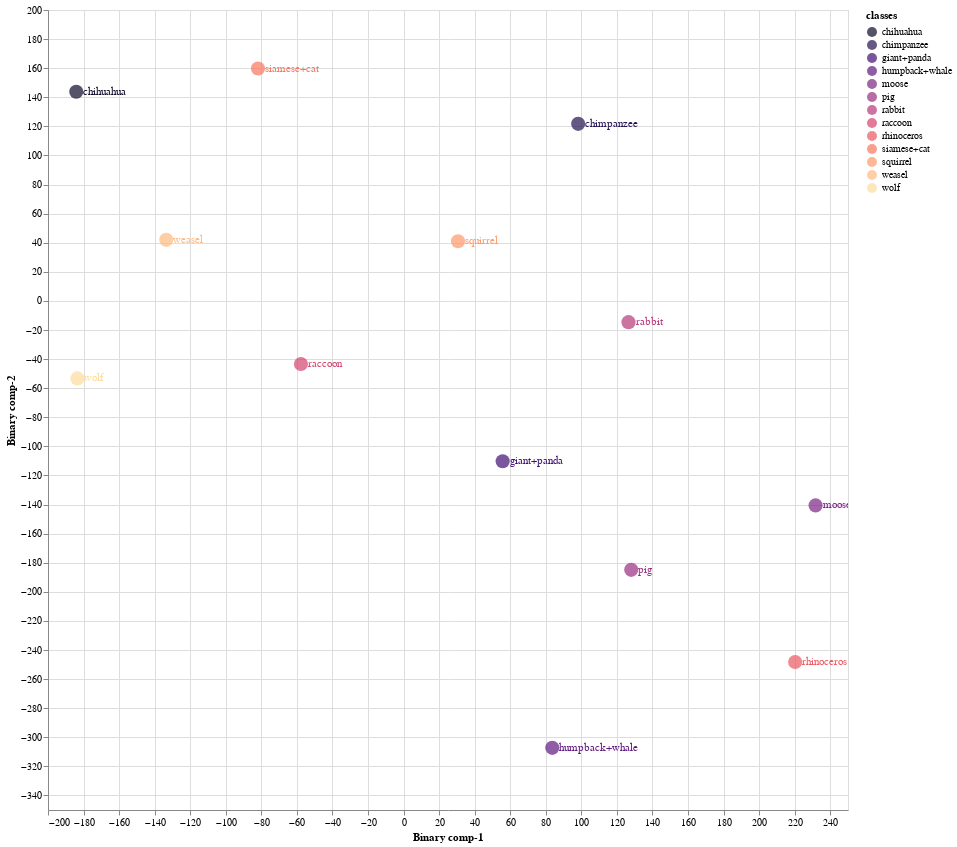
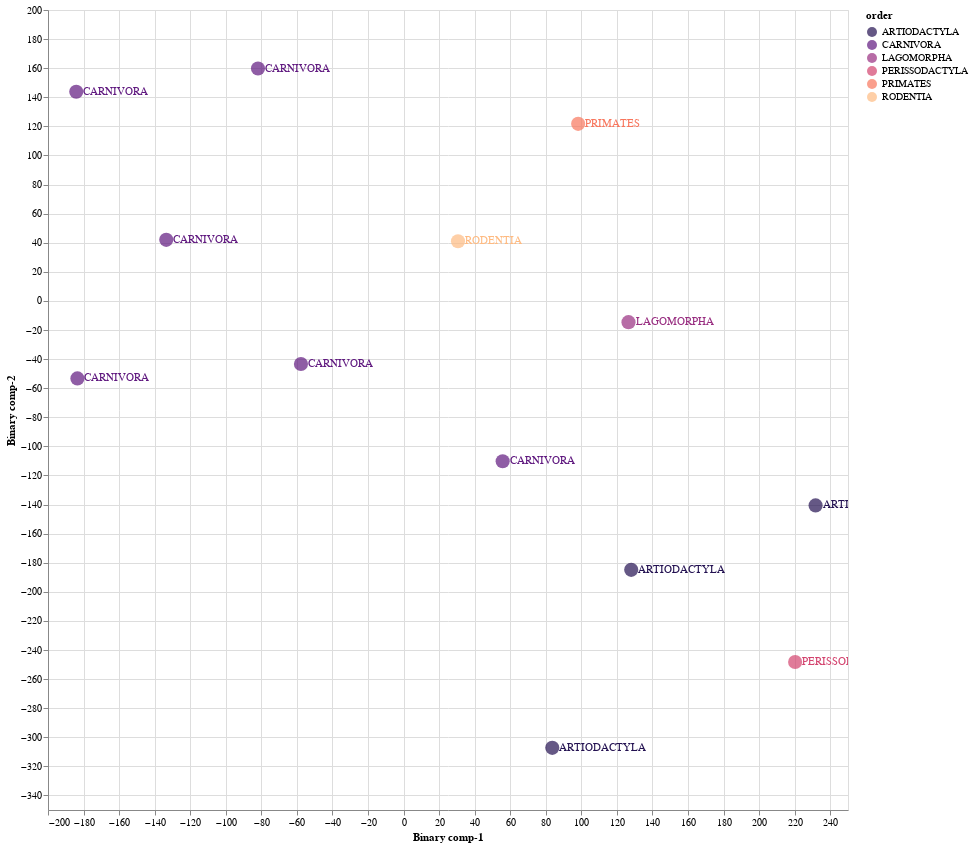

Notebook code for these charts, in order:
### Markdown cell above
### 8.3 Train Validation Split 03

### Code cell
Train03 = CZSL(mode = "Train", 
               split = 3, 
               DNN = ProjectionNetwork1, 
               epochs = 40, 
               bs = 8, 
               numunits = 1024, 
               lr = 0.1, 
               optimiser = nn.Sigmoid(), 
               dropout = 0.2, 
               mom = 0, 
               wd = 0,  
               device = 'cuda', 
               checkpoint = CP3, 
               pred_type = 'Probabilistic', 
               dist_type = 'cosine')

#mode
#1. "Train" - Use Train Val split
#2. "Test" - For Unseen Test Data

#split
# 1 -Train/Val Split 1
# 2 -Train/Val Split 2
# 3 -Train/Val Split 2

#pred_type
#1. "Probabilistic" - continous real numbers giving probability for prdiction to be 1
#2. "Deterministic" - 1 or 0 prediction values

#dist_type
#1. euclidean
#2. cosine
#3. hamming
#4. jaccard

### Figure 1 — Vega-Lite specification as saved in the notebook (floating-point values rounded to 4 significant figures)
{"config": {"view": {"continuousWidth": 400, "continuousHeight": 300}}, "layer": [{"mark": {"type": "circle", "size": 200}, "encoding": {"color": {"field": "classes", "scale": {"scheme": "Magma"}, "type": "nominal"}, "x": {"field": "Binary comp-1", "type": "quantitative"}, "y": {"field": "Binary comp-2", "type": "quantitative"}}, "height": 800, "selection": {"selector005": {"type": "interval", "bind": "scales", "encodings": ["x", "y"]}}, "width": 800}, {"mark": {"type": "text", "align": "left", "baseline": "middle", "dx": 7}, "encoding": {"color": {"field": "classes", "scale": {"scheme": "Magma"}, "type": "nominal"}, "text": {"field": "classes", "type": "nominal"}, "x": {"field": "Binary comp-1", "type": "quantitative"}, "y": {"field": "Binary comp-2", "type": "quantitative"}}, "height": 800, "width": 800}], "data": {"name": "data-805ea0271a33ba4aae688eaf15bba57c"}, "$schema": "https://vega.github.io/schema/vega-lite/v4.17.0.json", "datasets": {"data-805ea0271a33ba4aae688eaf15bba57c": [{"Binary comp-1": -81.87, "Binary comp-2": 159.8, "classes": "siamese+cat", "sciName": "Felis_catus", "animal_label": 10, "animal_class": "siamese+cat", "mainCommonName": "Domestic Cat", "otherCommonNames": "Cat", "class": "Mammalia", "infraclass": "Placentalia", "magnorder": "Boreoeutheria", "superorder": "Laurasiatheria", "order": "CARNIVORA", "suborder": "FELIFORMIA", "infraorder": "FELOIDEA", "parvorder": null, "superfamily": null, "family": "FELIDAE", "subfamily": "FELINAE", "tribe": null, "genus": "Felis"}, {"Binary comp-1": 231.8, "Binary comp-2": -140.6, "classes": "moose", "sciName": "Alces_alces", "animal_label": 16, "animal_class": "moose", "mainCommonName": "Moose", "otherCommonNames": "Elk|Eurasian Elk|Caucasian Moose", "class": "Mammalia", "infraclass": "Placentalia", "magnorder": "Boreoeutheria", "superorder": "Laurasiatheria", "order": "ARTIODACTYLA", "suborder": "RUMINANTIA", "infraorder": "PECORA", "parvorder": null, "superfamily": null, "family": "CERVIDAE", "subfamily": "CAPREOLINAE", "tribe": "ALCEINI", "genus": "Alces"}, {"Binary comp-1": 83.65, "Binary comp-2": -307.3, "classes": "humpback+whale", "sciName": "Megaptera_novaeangliae", "animal_label": 18, "animal_class": "humpback+whale", "mainCommonName": "Humpback Whale", "otherCommonNames": "Bunch Whale|Hump Whale|Hunchback Whale", "class": "Mammalia", "infraclass": "Placentalia", "magnorder": "Boreoeutheria", "superorder": "Laurasiatheria", "order": "ARTIODACTYLA", "suborder": "WHIPPOMORPHA", "infraorder": "CETACEA", "parvorder": "MYSTICETI", "superfamily": null, "family": "BALAENOPTERIDAE", "subfamily": null, "tribe": null, "genus": "Megaptera"}, {"Binary comp-1": 98.22, "Binary comp-2": 121.7, "classes": "chimpanzee", "sciName": "Pan_troglodytes", "animal_label": 25, "animal_class": "chimpanzee", "mainCommonName": "Chimpanzee", "otherCommonNames": "Chimpanzee|Common Chimpanzee|Robust Chimpanzee|Central Chimpanzee|Eastern Chimpanzee|Nigeria-Cameroon Chimpanzee|Western Chimpanzee", "class": "Mammalia", "infraclass": "Placentalia", "magnorder": "Boreoeutheria", "superorder": "Euarchontoglires", "order": "PRIMATES", "suborder": "HAPLORHINI", "infraorder": "SIMIIFORMES", "parvorder": "CATARRHINI", "superfamily": "HOMINOIDEA", "family": "HOMINIDAE", "subfamily": "HOMININAE", "tribe": null, "genus": "Pan"}, {"Binary comp-1": 30.63, "Binary comp-2": 41.05, "classes": "squirrel", "sciName": "Sciurus_aberti", "animal_label": 27, "animal_class": "squirrel", "mainCommonName": "Abert's Squirrel", "otherCommonNames": "Tassel-eared Squirrel|Kaibab Squirrel", "class": "Mammalia", "infraclass": "Placentalia", "magnorder": "Boreoeutheria", "superorder": "Euarchontoglires", "order": "RODENTIA", "suborder": "SCIUROMORPHA", "infraorder": null, "parvorder": null, "superfamily": null, "family": "SCIURIDAE", "subfamily": "SCIURINAE", "tribe": "SCIURINI", "genus": "Sciurus"}, {"Binary comp-1": 220.3, "Binary comp-2": -248.3, "classes": "rhinoceros", "sciName": "Rhinoceros_unicornis", "animal_label": 28, "animal_class": "rhinoceros", "mainCommonName": "Greater One-horned Rhinoceros", "otherCommonNames": "Indian Rhinoceros", "class": "Mammalia", "infraclass": "Placentalia", "magnorder": "Boreoeutheria", "superorder": "Laurasiatheria", "order": "PERISSODACTYLA", "suborder": "CERATOMORPHA", "infraorder": null, "parvorder": null, "superfamily": null, "family": "RHINOCEROTIDAE", "subfamily": null, "tribe": null, "genus": "Rhinoceros"}, {"Binary comp-1": 126.5, "Binary comp-2": -14.63, "classes": "rabbit", "sciName": "Pentalagus_furnessi", "animal_label": 29, "animal_class": "rabbit", "mainCommonName": "Amami Rabbit", "otherCommonNames": "Ryukyu Rabbit", "class": "Mammalia", "infraclass": "Placentalia", "magnorder": "Boreoeutheria", "superorder": "Euarchontoglires", "order": "LAGOMORPHA", "suborder": null, "infraorder": null, "parvorder": null, "superfamily": null, "family": "LEPORIDAE", "subfamily": null, "tribe": null, "genus": "Pentalagus"}, {"Binary comp-1": -183.5, "Binary comp-2": -53.27, "classes": "wolf", "sciName": "Canis_lupus", "animal_label": 32, "animal_class": "wolf", "mainCommonName": "Gray Wolf", "otherCommonNames": "Wolf|Timber Wolf|Tundra Wolf|Arctic Wolf", "class": "Mammalia", "infraclass": "Placentalia", "magnorder": "Boreoeutheria", "superorder": "Laurasiatheria", "order": "CARNIVORA", "suborder": "CANIFORMIA", "infraorder": "CANOIDEA", "parvorder": null, "superfamily": null, "family": "CANIDAE", "subfamily": null, "tribe": null, "genus": "Canis"}, {"Binary comp-1": -184.1, "Binary comp-2": 143.8, "classes": "chihuahua", "sciName": "Canis_familiaris", "animal_label": 33, "animal_class": "chihuahua", "mainCommonName": "Domestic Dog", "otherCommonNames": "Dog|Dingo|Feral Dog|New Guinea Singing Dog|Village Dog", "class": "Mammalia", "infraclass": "Placentalia", "magnorder": "Boreoeutheria", "superorder": "Laurasiatheria", "order": "CARNIVORA", "suborder": "CANIFORMIA", "infraorder": "CANOIDEA", "parvorder": null, "superfamily": null, "family": "CANIDAE", "subfamily": null, "tribe": null, "genus": "Canis"}, {"Binary comp-1": -133.5, "Binary comp-2": 41.99, "classes": "weasel", "sciName": "Poecilogale_albinucha", "animal_label": 35, "animal_class": "weasel", "mainCommonName": "African Striped Weasel", "otherCommonNames": null, "class": "Mammalia", "infraclass": "Placentalia", "magnorder": "Boreoeutheria", "superorder": "Laurasiatheria", "order": "CARNIVORA", "suborder": "CANIFORMIA", "infraorder": "ARCTOIDEA", "parvorder": null, "superfamily": "MUSTELOIDEA", "family": "MUSTELIDAE", "subfamily": "ICTONYCHINAE", "tribe": null, "genus": "Poecilogale"}, {"Binary comp-1": 55.75, "Binary comp-2": -110.3, "classes": "giant+panda", "sciName": "Ailuropoda_melanoleuca", "animal_label": 39, "animal_class": "giant+panda", "mainCommonName": "Giant Panda", "otherCommonNames": "Da Xiong Mao", "class": "Mammalia", "infraclass": "Placentalia", "magnorder": "Boreoeutheria", "superorder": "Laurasiatheria", "order": "CARNIVORA", "suborder": "CANIFORMIA", "infraorder": "ARCTOIDEA", "parvorder": null, "superfamily": "URSOIDEA", "family": "URSIDAE", "subfamily": "AILUROPODINAE", "tribe": null, "genus": "Ailuropoda"}, {"Binary comp-1": 128.1, "Binary comp-2": -184.9, "classes": "pig", "sciName": "Sus_domesticus", "animal_label": 42, "animal_class": "pig", "mainCommonName": "Domestic Pig", "otherCommonNames": "Hog|Pig|Swine", "class": "Mammalia", "infraclass": "Placentalia", "magnorder": "Boreoeutheria", "superorder": "Laurasiatheria", "order": "ARTIODACTYLA", "suborder": "SUINA", "infraorder": null, "parvorder": null, "superfamily": null, "family": "SUIDAE", "subfamily": null, "tribe": null, "genus": "Sus"}, {"Binary comp-1": -57.71, "Binary comp-2": -43.39, "classes": "raccoon", "sciName": "Procyon_lotor", "animal_label": 48, "animal_class": "raccoon", "mainCommonName": "Northern Raccoon", "otherCommonNames": "Common Raccoon", "class": "Mammalia", "infraclass": "Placentalia", "magnorder": "Boreoeutheria", "superorder": "Laurasiatheria", "order": "CARNIVORA", "suborder": "CANIFORMIA", "infraorder": "ARCTOIDEA", "parvorder": null, "superfamily": "MUSTELOIDEA", "family": "PROCYONIDAE", "subfamily": null, "tribe": null, "genus": "Procyon"}]}}

### Figure 2 — Vega-Lite specification as saved in the notebook (floating-point values rounded to 4 significant figures)
{"config": {"view": {"continuousWidth": 400, "continuousHeight": 300}}, "layer": [{"mark": {"type": "circle", "size": 200}, "encoding": {"color": {"field": "order", "scale": {"scheme": "Magma"}, "type": "nominal"}, "x": {"field": "Binary comp-1", "type": "quantitative"}, "y": {"field": "Binary comp-2", "type": "quantitative"}}, "height": 800, "selection": {"selector006": {"type": "interval", "bind": "scales", "encodings": ["x", "y"]}}, "width": 800}, {"mark": {"type": "text", "align": "left", "baseline": "middle", "dx": 7}, "encoding": {"color": {"field": "order", "scale": {"scheme": "Magma"}, "type": "nominal"}, "text": {"field": "order", "type": "nominal"}, "x": {"field": "Binary comp-1", "type": "quantitative"}, "y": {"field": "Binary comp-2", "type": "quantitative"}}, "height": 800, "width": 800}], "data": {"name": "data-805ea0271a33ba4aae688eaf15bba57c"}, "$schema": "https://vega.github.io/schema/vega-lite/v4.17.0.json", "datasets": {"data-805ea0271a33ba4aae688eaf15bba57c": [{"Binary comp-1": -81.87, "Binary comp-2": 159.8, "classes": "siamese+cat", "sciName": "Felis_catus", "animal_label": 10, "animal_class": "siamese+cat", "mainCommonName": "Domestic Cat", "otherCommonNames": "Cat", "class": "Mammalia", "infraclass": "Placentalia", "magnorder": "Boreoeutheria", "superorder": "Laurasiatheria", "order": "CARNIVORA", "suborder": "FELIFORMIA", "infraorder": "FELOIDEA", "parvorder": null, "superfamily": null, "family": "FELIDAE", "subfamily": "FELINAE", "tribe": null, "genus": "Felis"}, {"Binary comp-1": 231.8, "Binary comp-2": -140.6, "classes": "moose", "sciName": "Alces_alces", "animal_label": 16, "animal_class": "moose", "mainCommonName": "Moose", "otherCommonNames": "Elk|Eurasian Elk|Caucasian Moose", "class": "Mammalia", "infraclass": "Placentalia", "magnorder": "Boreoeutheria", "superorder": "Laurasiatheria", "order": "ARTIODACTYLA", "suborder": "RUMINANTIA", "infraorder": "PECORA", "parvorder": null, "superfamily": null, "family": "CERVIDAE", "subfamily": "CAPREOLINAE", "tribe": "ALCEINI", "genus": "Alces"}, {"Binary comp-1": 83.65, "Binary comp-2": -307.3, "classes": "humpback+whale", "sciName": "Megaptera_novaeangliae", "animal_label": 18, "animal_class": "humpback+whale", "mainCommonName": "Humpback Whale", "otherCommonNames": "Bunch Whale|Hump Whale|Hunchback Whale", "class": "Mammalia", "infraclass": "Placentalia", "magnorder": "Boreoeutheria", "superorder": "Laurasiatheria", "order": "ARTIODACTYLA", "suborder": "WHIPPOMORPHA", "infraorder": "CETACEA", "parvorder": "MYSTICETI", "superfamily": null, "family": "BALAENOPTERIDAE", "subfamily": null, "tribe": null, "genus": "Megaptera"}, {"Binary comp-1": 98.22, "Binary comp-2": 121.7, "classes": "chimpanzee", "sciName": "Pan_troglodytes", "animal_label": 25, "animal_class": "chimpanzee", "mainCommonName": "Chimpanzee", "otherCommonNames": "Chimpanzee|Common Chimpanzee|Robust Chimpanzee|Central Chimpanzee|Eastern Chimpanzee|Nigeria-Cameroon Chimpanzee|Western Chimpanzee", "class": "Mammalia", "infraclass": "Placentalia", "magnorder": "Boreoeutheria", "superorder": "Euarchontoglires", "order": "PRIMATES", "suborder": "HAPLORHINI", "infraorder": "SIMIIFORMES", "parvorder": "CATARRHINI", "superfamily": "HOMINOIDEA", "family": "HOMINIDAE", "subfamily": "HOMININAE", "tribe": null, "genus": "Pan"}, {"Binary comp-1": 30.63, "Binary comp-2": 41.05, "classes": "squirrel", "sciName": "Sciurus_aberti", "animal_label": 27, "animal_class": "squirrel", "mainCommonName": "Abert's Squirrel", "otherCommonNames": "Tassel-eared Squirrel|Kaibab Squirrel", "class": "Mammalia", "infraclass": "Placentalia", "magnorder": "Boreoeutheria", "superorder": "Euarchontoglires", "order": "RODENTIA", "suborder": "SCIUROMORPHA", "infraorder": null, "parvorder": null, "superfamily": null, "family": "SCIURIDAE", "subfamily": "SCIURINAE", "tribe": "SCIURINI", "genus": "Sciurus"}, {"Binary comp-1": 220.3, "Binary comp-2": -248.3, "classes": "rhinoceros", "sciName": "Rhinoceros_unicornis", "animal_label": 28, "animal_class": "rhinoceros", "mainCommonName": "Greater One-horned Rhinoceros", "otherCommonNames": "Indian Rhinoceros", "class": "Mammalia", "infraclass": "Placentalia", "magnorder": "Boreoeutheria", "superorder": "Laurasiatheria", "order": "PERISSODACTYLA", "suborder": "CERATOMORPHA", "infraorder": null, "parvorder": null, "superfamily": null, "family": "RHINOCEROTIDAE", "subfamily": null, "tribe": null, "genus": "Rhinoceros"}, {"Binary comp-1": 126.5, "Binary comp-2": -14.63, "classes": "rabbit", "sciName": "Pentalagus_furnessi", "animal_label": 29, "animal_class": "rabbit", "mainCommonName": "Amami Rabbit", "otherCommonNames": "Ryukyu Rabbit", "class": "Mammalia", "infraclass": "Placentalia", "magnorder": "Boreoeutheria", "superorder": "Euarchontoglires", "order": "LAGOMORPHA", "suborder": null, "infraorder": null, "parvorder": null, "superfamily": null, "family": "LEPORIDAE", "subfamily": null, "tribe": null, "genus": "Pentalagus"}, {"Binary comp-1": -183.5, "Binary comp-2": -53.27, "classes": "wolf", "sciName": "Canis_lupus", "animal_label": 32, "animal_class": "wolf", "mainCommonName": "Gray Wolf", "otherCommonNames": "Wolf|Timber Wolf|Tundra Wolf|Arctic Wolf", "class": "Mammalia", "infraclass": "Placentalia", "magnorder": "Boreoeutheria", "superorder": "Laurasiatheria", "order": "CARNIVORA", "suborder": "CANIFORMIA", "infraorder": "CANOIDEA", "parvorder": null, "superfamily": null, "family": "CANIDAE", "subfamily": null, "tribe": null, "genus": "Canis"}, {"Binary comp-1": -184.1, "Binary comp-2": 143.8, "classes": "chihuahua", "sciName": "Canis_familiaris", "animal_label": 33, "animal_class": "chihuahua", "mainCommonName": "Domestic Dog", "otherCommonNames": "Dog|Dingo|Feral Dog|New Guinea Singing Dog|Village Dog", "class": "Mammalia", "infraclass": "Placentalia", "magnorder": "Boreoeutheria", "superorder": "Laurasiatheria", "order": "CARNIVORA", "suborder": "CANIFORMIA", "infraorder": "CANOIDEA", "parvorder": null, "superfamily": null, "family": "CANIDAE", "subfamily": null, "tribe": null, "genus": "Canis"}, {"Binary comp-1": -133.5, "Binary comp-2": 41.99, "classes": "weasel", "sciName": "Poecilogale_albinucha", "animal_label": 35, "animal_class": "weasel", "mainCommonName": "African Striped Weasel", "otherCommonNames": null, "class": "Mammalia", "infraclass": "Placentalia", "magnorder": "Boreoeutheria", "superorder": "Laurasiatheria", "order": "CARNIVORA", "suborder": "CANIFORMIA", "infraorder": "ARCTOIDEA", "parvorder": null, "superfamily": "MUSTELOIDEA", "family": "MUSTELIDAE", "subfamily": "ICTONYCHINAE", "tribe": null, "genus": "Poecilogale"}, {"Binary comp-1": 55.75, "Binary comp-2": -110.3, "classes": "giant+panda", "sciName": "Ailuropoda_melanoleuca", "animal_label": 39, "animal_class": "giant+panda", "mainCommonName": "Giant Panda", "otherCommonNames": "Da Xiong Mao", "class": "Mammalia", "infraclass": "Placentalia", "magnorder": "Boreoeutheria", "superorder": "Laurasiatheria", "order": "CARNIVORA", "suborder": "CANIFORMIA", "infraorder": "ARCTOIDEA", "parvorder": null, "superfamily": "URSOIDEA", "family": "URSIDAE", "subfamily": "AILUROPODINAE", "tribe": null, "genus": "Ailuropoda"}, {"Binary comp-1": 128.1, "Binary comp-2": -184.9, "classes": "pig", "sciName": "Sus_domesticus", "animal_label": 42, "animal_class": "pig", "mainCommonName": "Domestic Pig", "otherCommonNames": "Hog|Pig|Swine", "class": "Mammalia", "infraclass": "Placentalia", "magnorder": "Boreoeutheria", "superorder": "Laurasiatheria", "order": "ARTIODACTYLA", "suborder": "SUINA", "infraorder": null, "parvorder": null, "superfamily": null, "family": "SUIDAE", "subfamily": null, "tribe": null, "genus": "Sus"}, {"Binary comp-1": -57.71, "Binary comp-2": -43.39, "classes": "raccoon", "sciName": "Procyon_lotor", "animal_label": 48, "animal_class": "raccoon", "mainCommonName": "Northern Raccoon", "otherCommonNames": "Common Raccoon", "class": "Mammalia", "infraclass": "Placentalia", "magnorder": "Boreoeutheria", "superorder": "Laurasiatheria", "order": "CARNIVORA", "suborder": "CANIFORMIA", "infraorder": "ARCTOIDEA", "parvorder": null, "superfamily": "MUSTELOIDEA", "family": "PROCYONIDAE", "subfamily": null, "tribe": null, "genus": "Procyon"}]}}
